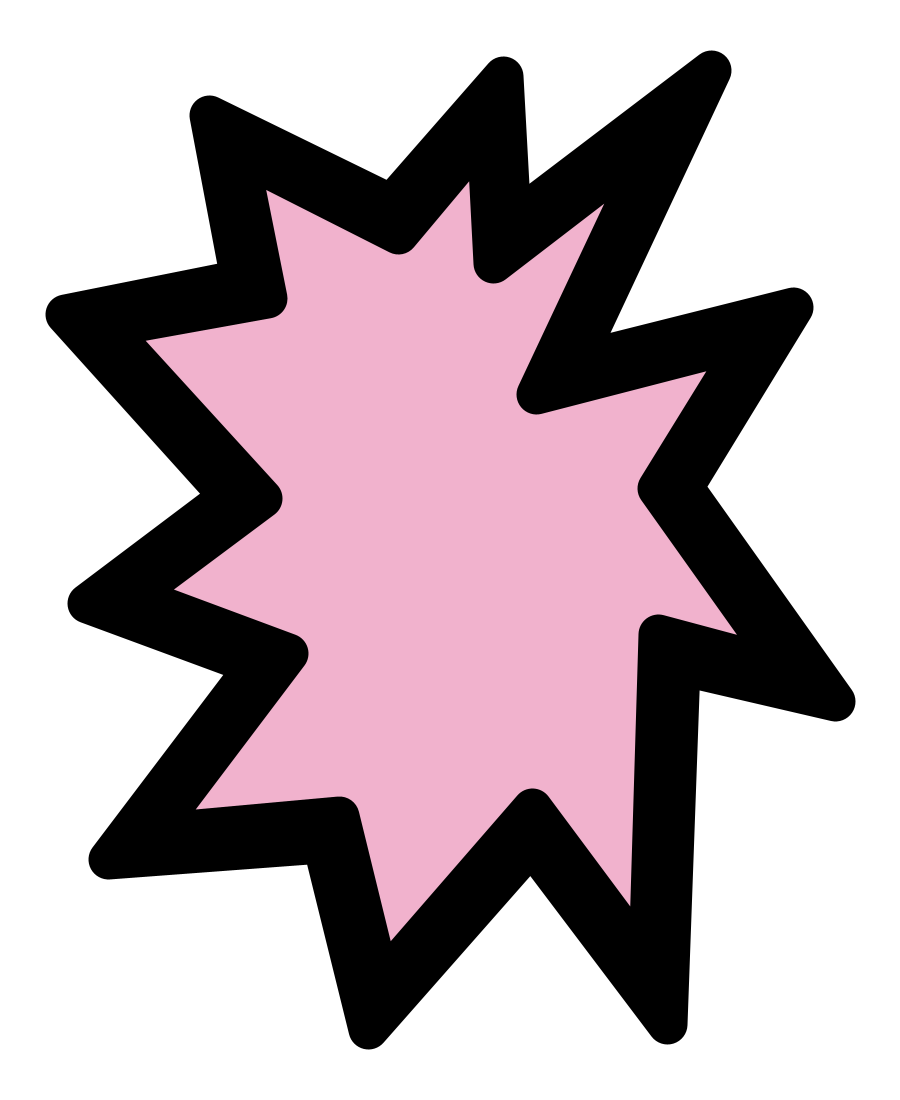
Frame 1 (no input)
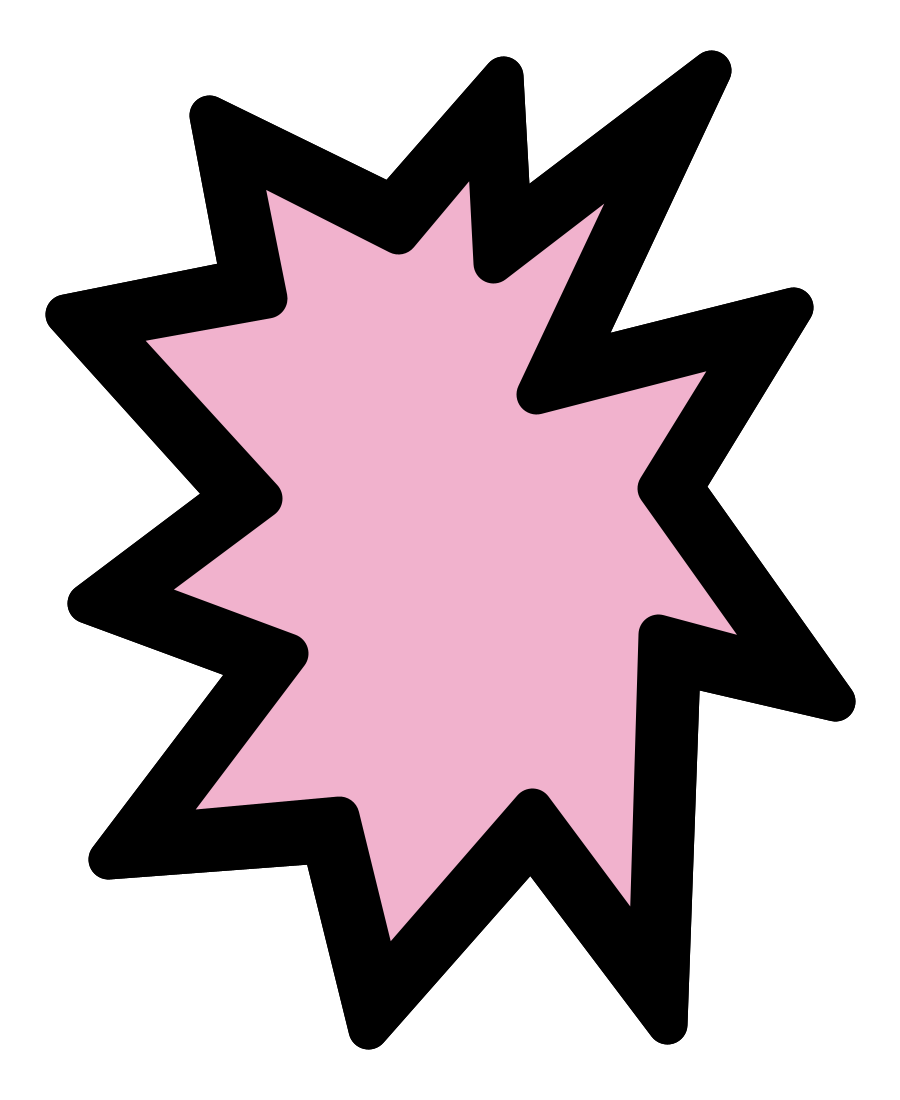
Frame 2 (the mouse pressed at the canvas centre, redrawn once)

The Processing sketch that drew these frames (run headless with seeded random() and noise(); the mouse was pressed at the canvas centre and the sketch redrawn once):

// Processing sketch: OC_LOGO_draw_mod
// ── OC_LOGO_draw_mod.pde

// OC LOGO ANIMATION, Tama Art University

float[][] outer = {
  {618.69, 417.09}, {728.15, 237.57}, {509.81, 292.39}, {646.16, 0.0}, {446.02, 152.01}, {438.73, 6.78}, {326.74, 134.18}, {144.47, 45.9}, {175.58, 209.37}, {0.0, 244.14}, {164.85, 426.16}, {22.34, 533.3}, {190.56, 595.32}, {43.76, 789.19}, {257.61, 773.35}, {303.77, 959.72}, {466.36, 774.31}, {602.29, 954.9}, {615.81, 595.92}, {770.0, 631.68}
};
float[][] inner = {
  {592.2, 418.0}, {684.25, 269.7}, {471.06, 324.86}, {592.02, 67.39}, {428.38, 193.}, {421.95, 59.68}, {333.35, 164.55}, {173.31, 83.53}, {202.61, 228.05}, {41.06, 257.7}, {197.14, 428.81}, {67.92, 525.8}, {223.35, 583.99}, {87.85, 763.07}, {274.54, 746.57}, {315.13, 913.37}, {467.13, 738.6}, {583.25, 894.16}, {593.85, 564.37}, {720.41, 598.34}
};
void setup() {
  size(900, 1100);
  background(255);
  colorMode(HSB, 360, 100, 100);
}
void draw() {
  translate(65, 70);
  fill(0);
  strokeWeight(40.0);
  strokeJoin(ROUND);
  beginShape();
  for (int i = 0; i < 20; i++) { 
    vertex(outer[i][0], outer[i][1]);
  }
  endShape(CLOSE);
  
  //fill(#ff00b8);
  //fill(#F92BB6);
  //fill(320.0, 82.7, 97.6);
  fill(334, 26.4, 94.9);
  strokeWeight(40.0);
  strokeJoin(ROUND);
  beginShape();
  for (int i = 0; i < 20; i++) { 
    vertex(inner[i][0], inner[i][1]);
  }
  endShape(CLOSE);
  
  noLoop();
}
